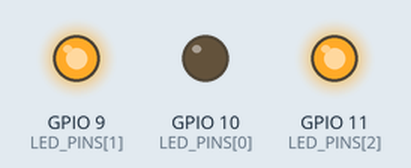
This program was run on a simulated Raspberry Pi (BCM pin numbers). Shown: output pins drawn as LEDs (lit = HIGH). What the program prints to the terminal is not drawn.

Above: at 0.5 s.
At 1.5 s:
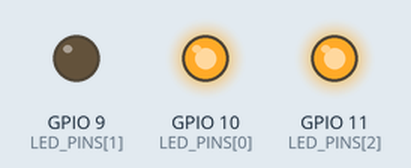
At 5.5 s:
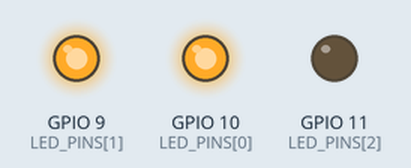
Timing chart, 0 to 6.9 s (numbered marks = the images above):
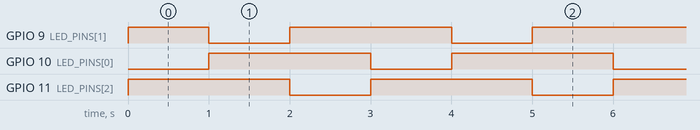

Measured:
- by itself, GPIO 9 (LED_PINS[1]), GPIO 10 (LED_PINS[0]), GPIO 11 (LED_PINS[2]): alternates HIGH for 2.0 s and LOW for 1.0 s
- by itself, everything shown: repeats every 3.0 s, in 3 steps

The program:

rpirgbled-01.py
```python
# rpirgbled-01.py
# 1초마다 R, G, B 를 순차적으로 On 시킨다.
import RPi.GPIO as GPIO
import time

# RGB 핀 번호
LED_PINS = [ 10, 9, 11 ]    # RGB 핀 번호
PIN_R = LED_PINS[0]         # RED
PIN_G = LED_PINS[1]         # GREEN
PIN_B = LED_PINS[2]         # BLUE

# GPIO 초기화
GPIO.setmode(GPIO.BCM)
GPIO.setwarnings(False)

# LED 공통 핀이 GND인 경우에는 ON이 HIGH, OFF가 LOW
# LED 공통 핀이 +인 경우에는 ON이 LOW, OFF가 HIGH

# LED는 공통핀이 + 인 경우
LED_ON = GPIO.LOW
LED_OFF = GPIO.HIGH

# LED는 공통핀이 GND 인 경우
#LED_ON = GPIO.HIGH
#LED_OFF = GPIO.LOW

# LED 핀 속성 정의 및 초기화
for i in range(0, 3):
    GPIO.setup(LED_PINS[i], GPIO.OUT)
    GPIO.output(LED_PINS[i], LED_OFF)

# 타이틀 메시지 출력
print('> Red, Green, Blue led를 1초마다 번갈아 가면서 On 시킨다.')

try:
    pos_on_led = -1;        # 처음에는 On된 LED가 없다.

    while True:
        # LED 위치를 지정한다.
        pos_on_led += 1     # python에서는 ++ 미지원
        if pos_on_led > 2:
            pos_on_led = 0

        # 지정된 위치의 LED만 On 시킨다.
        for i in range(0, 3):
            if pos_on_led == i:
                GPIO.output(LED_PINS[i], LED_ON)
                if pos_on_led == 0: print('red on')
                elif pos_on_led == 1: print('green on')
                elif pos_on_led == 2: print('blue on')
            else:
                GPIO.output(LED_PINS[i], LED_OFF)

        time.sleep(1.0)   # 1초 대기

except KeyboardInterrupt:       # !중요! CTRL+C 로 종료
    GPIO.cleanup()
```
